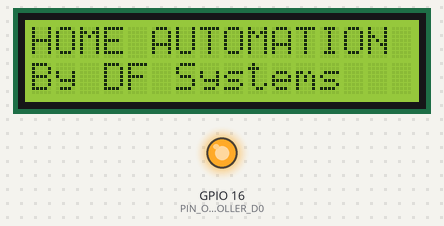
Recording of a sketch running on a simulated ESP8266 (NodeMCU). Shown: 16×2 character LCD, output pins drawn as LEDs (lit = HIGH). WiFi joins after 1.5 s; servers stay silent unless stated.

Above: at 0.1 s.
At 3.7 s:
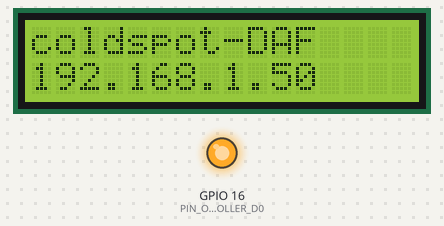
At 9.2 s:
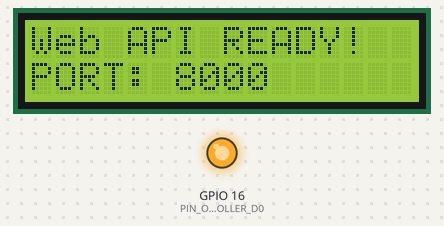
At 21.3 s:
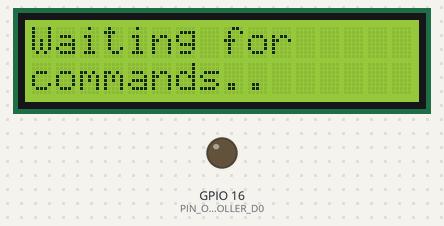
Timing chart, 0 to 22.8 s (numbered marks = the images above):
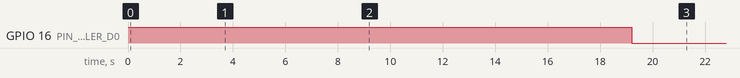

Measured:
- what the display in image 1 shows lasts 4.1 s, from 3.6 s to 7.7 s
- what the display in image 2 shows lasts 5.0 s, from 9.2 s to 14.2 s

The sketch:

home_lcd.ino
```cpp
#include <LiquidCrystal_I2C.h>
#include <Wire.h>
#include <ESP8266WiFi.h>
#include <ESP8266WebServer.h>

// security
// =================================
const String ACCESS_TOKEN = "sky";

// wifi cred & settings
// =================================
const char* ssid = "coldspot-DAF";
const char* password = "";
bool wifiConnected = false;

// the web api port
// =================================
const int API_SERVER_PORT = 8000;

ESP8266WebServer *apiServer = NULL;

// the switch controller
// =================================
const int PIN_OUT_SWITCH_CONTROLLER_D0 = 16;

// relay values
const bool ON_OUTPUT = LOW;
const bool OFF_OUTPUT = HIGH;

// Set the LCD address to 0x27 for a 16 chars and 2 line display
// =================================
LiquidCrystal_I2C lcd(0x27, 16, 2);

void setup()
{
  Serial.begin(115200);

  // setup pin
  pinMode(PIN_OUT_SWITCH_CONTROLLER_D0, OUTPUT);
  digitalWrite(PIN_OUT_SWITCH_CONTROLLER_D0, OFF_OUTPUT);

  // initialize the LCD
  lcd.begin();

  // Turn on the blacklight and print a message.
  lcd.backlight();
  lcd.noCursor();
  lcd.clear();

  lcd.print("HOME AUTOMATION");
  lcd.setCursor(0,1);
  lcd.print("By DF Systems");

  delay(2000);

  wifiConnected = connectWifi();

  delay(2000);

  if(wifiConnected) {
    setupControlServer();
  }

  if(apiServer != NULL) {

    digitalWrite(PIN_OUT_SWITCH_CONTROLLER_D0, ON_OUTPUT);

    lcd.clear();
    lcd.print("Controller");
    lcd.setCursor(0,1);
    lcd.print("Switched ON");

    delay(2000);

    lcd.clear();
    lcd.print("Waiting for");
    lcd.setCursor(0,1);
    lcd.print("commands..");
  }
}

void loop()
{

  if(wifiConnected) {

    if(apiServer != NULL) {
      apiServer->handleClient();
      delay(1);
    }
  }
}

// setup web api
void setupControlServer() {

  lcd.clear();
  lcd.print("Setup Web Api");
  lcd.setCursor(0,1);
  lcd.print("........");

  delay(1500);

  apiServer = new ESP8266WebServer(API_SERVER_PORT);

  apiServer->on("/", [&]() {
    handleWebApi();
  });

  apiServer->begin();

  lcd.clear();
  lcd.print("Web API READY!");
  lcd.setCursor(0,1);
  lcd.print("PORT: " + String(API_SERVER_PORT));

  delay(5000);

  lcd.clear();
  lcd.print("Switching");
  lcd.setCursor(0,1);
  lcd.print("Controller..");

  delay(5000);
}

// handle web api
void handleWebApi() {

    String argName1 = apiServer->argName(0); // access token
    String argName2 = apiServer->argName(1); // display1
    String argName3 = apiServer->argName(2); // display2

    String token = apiServer->arg(0);

    if(token != ACCESS_TOKEN) {
      apiServer->send(401, "text/plain", "access denied!");
      return;
    }

    lcd.clear();

    if(argName2 != "") {
      String text1 = apiServer->arg(1);
      lcd.print(text1);
    }
    if(argName3 != "") {
      String text2 = apiServer->arg(2);
      lcd.setCursor(0,1);
      lcd.print(text2);
    }

    apiServer->send(200, "text/plain", "ok");
}

// connect to wifi – returns true if successful or false if not
boolean connectWifi(){

  boolean state = true;
  int i = 0;
  IPAddress ip(192, 168, 22, 21);
  IPAddress gateway(192, 168, 22,1);
  IPAddress subnet(255, 255, 255, 0);

  WiFi.config(ip, gateway, subnet);
  WiFi.mode(WIFI_STA);
  WiFi.begin(ssid, password);

  lcd.clear();
  lcd.print("Connecting Wifi");

  // Wait for connection
  while (WiFi.status() != WL_CONNECTED) {
    delay(500);
    if (i > 10){
      state = false;
      break;
    }
    i++;
  }

  if (state){
    lcd.clear();
    lcd.print(ssid);
    lcd.setCursor(0,1);
    lcd.print(WiFi.localIP());
    delay(2000);
  }
  else {
    lcd.clear();
    lcd.print("Connection Failed.");
  }

  return state;
}
```
